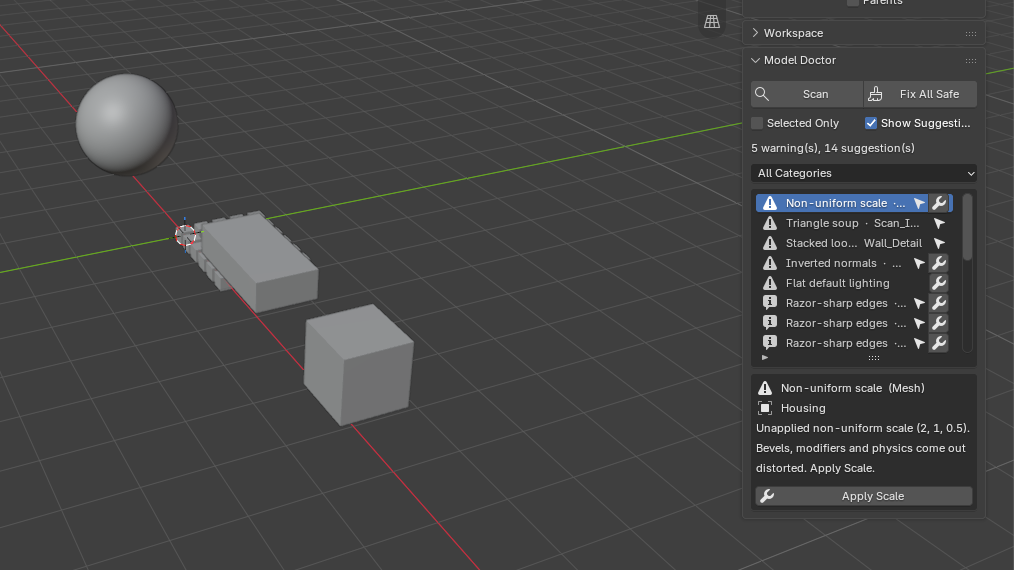
#> input picture docs/panel.png, 1014 x 570 px, given in place of look_before.png, which was not available
$ python compose.py
#> lines starting #> are read from the running program, lines starting #| are printed output that depends on the picture; pictures that were not available may be replaced by others from this repository, and a replacement may not be noted
"""Lay out the rendered images and the batch-checker output for the README (needs Pillow)."""
import os
import subprocess
import sys

from PIL import Image, ImageDraw, ImageFont

HERE = os.path.dirname(os.path.abspath(__file__))
RAW = os.path.join(HERE, "_raw")
OUT = os.path.join(HERE, "..")
BG, FG, MUTED = (14, 15, 19), (232, 232, 236), (150, 152, 160)
BAD, GOOD = (232, 120, 90), (110, 200, 140)


def font(names, size):
    for n in names:
        for d in ("C:/Windows/Fonts", "/System/Library/Fonts", "/usr/share/fonts/truetype/dejavu"):
            p = os.path.join(d, n)
            if os.path.exists(p):
                return ImageFont.truetype(p, size)
    return ImageFont.load_default()


SANS = ["segoeuib.ttf", "Helvetica.ttc", "DejaVuSans-Bold.ttf"]
MONO = ["consola.ttf", "Menlo.ttc", "DejaVuSansMono.ttf"]


def pair(before, after, title, left, right, out):
#> called with before = 'look_before.png', after = 'look_after.png', left = 'Before: flagged', right = 'After the fixes', out = 'look.png'
    a = Image.open(os.path.join(RAW, before)).convert("RGB")
#> a is the input picture: PIL image 1014x570 RGB; mean R, G, B 67.6, 67.8, 68
    b = Image.open(os.path.join(RAW, after)).convert("RGB")
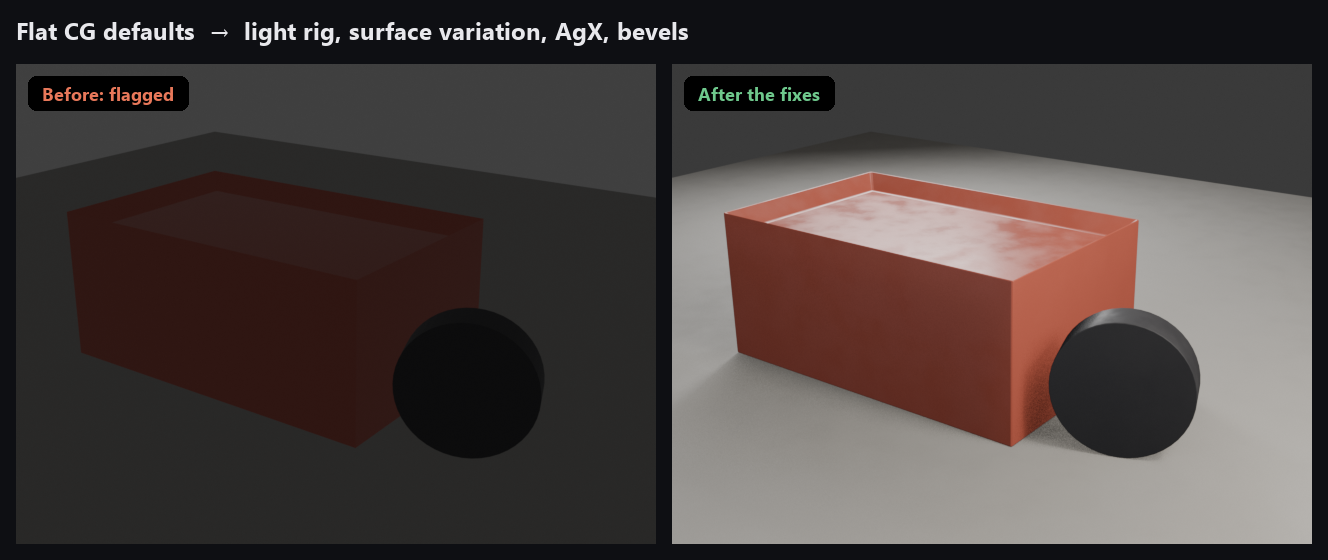
#> input picture docs/look.png, 1328 x 560 px, given in place of look_after.png, which was not available
#> b is the input picture: PIL image 1328x560 RGB; mean R, G, B 73, 64.3, 62.3
    w, h = a.size
#> w = 1014; h = 570
    pad, top = 16, 64
    canvas = Image.new("RGB", (w * 2 + pad * 3, h + top + pad), BG)
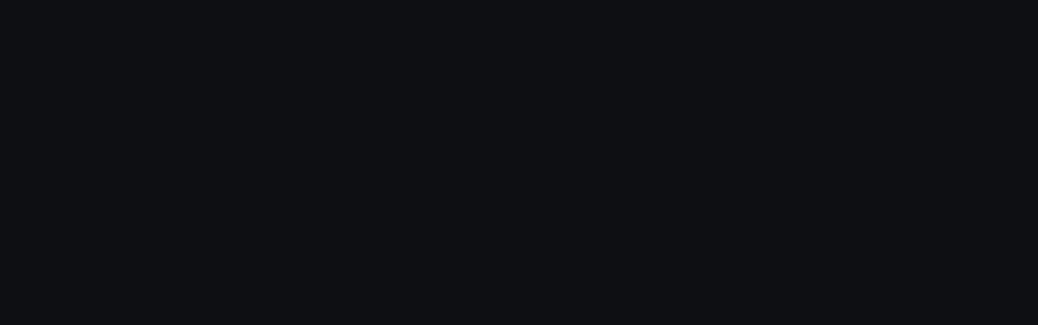
#> canvas: PIL image 2076x650 RGB (shown at 1/2 size); mean R, G, B 14, 15, 19
    d = ImageDraw.Draw(canvas)
    d.text((pad, 14), title, font=font(SANS, 24), fill=FG)
    for i, (img, cap, col) in enumerate(((a, left, BAD), (b, right, GOOD))):
        x = pad + i * (w + pad)
        canvas.paste(img, (x, top))
        d.rounded_rectangle((x + 12, top + 12, x + 12 + 14 + d.textlength(cap, font=font(SANS, 18)) + 14,
                             top + 46), radius=8, fill=(0, 0, 0))
        d.text((x + 26, top + 17), cap, font=font(SANS, 18), fill=col)
#> this loop made 2 passes
#> (cap, col, x) on passes 1 to 2: ('Before: flagged', (232, 120, 90), 16), ('After the fixes', (110, 200, 140), 1046)
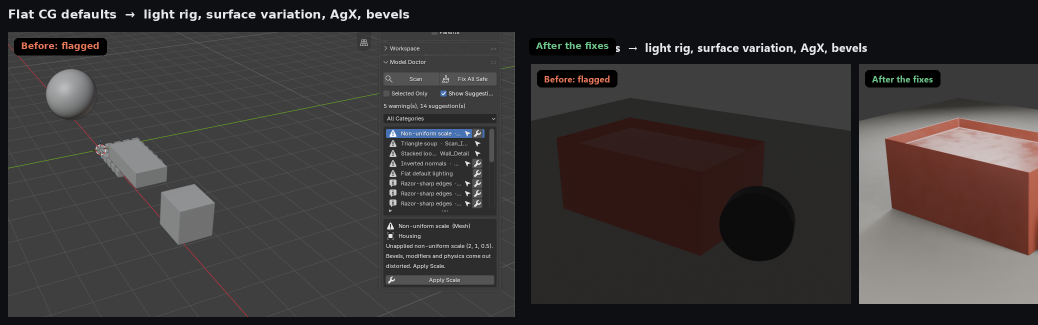
#> canvas: PIL image 2076x650 RGB (shown at 1/2 size); mean R, G, B 59, 55.3, 55.1
    canvas.save(os.path.join(OUT, out), optimize=True)


pair("look_before.png", "look_after.png",
     "Flat CG defaults  →  light rig, surface variation, AgX, bevels",
     "Before: flagged", "After the fixes", "look.png")
pair("edges_before.png", "edges_after.png", "Razor-sharp edges  →  Add Bevel + Weighted Normal",
     "Before: flagged", "After one click", "edges.png")
#> (the run stopped early here; a loop or call above may not have finished)
